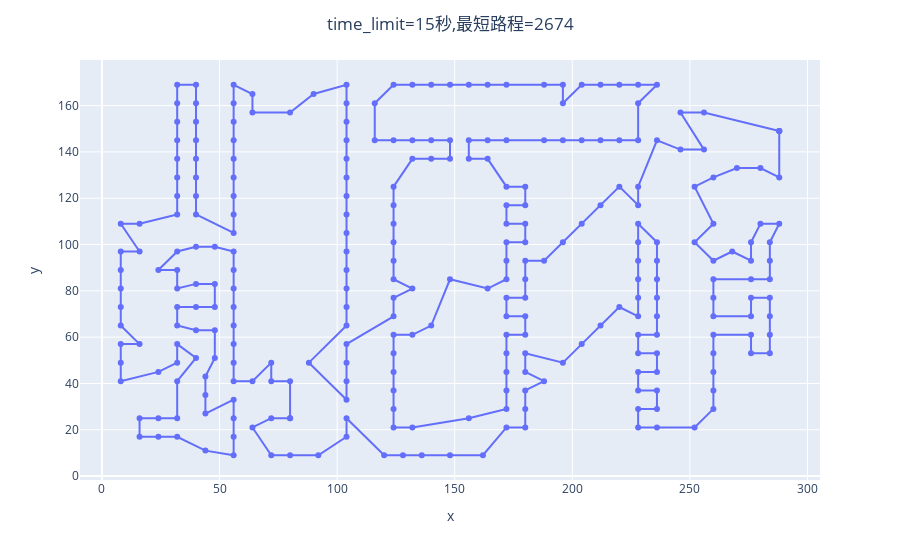

Write notebook code for a chart like this one.
### Markdown cell above
我们发现随着搜索时间的逐步延长，最短路程由原来的2672逐步减少到最后的2565，并且当搜索时间延长到435秒以后,最短路程稳定在2565不再变化,算法趋于收敛。

下面我们观察一下在time_limit分别等于15,135,240,480时的访问路径的情况：

### Code cell
fig = px.line(x=X[15], y=Y[15],markers=True)
fig.update_layout(title_text="time_limit=15秒,最短路程={}".format(ObjectiveValues[15]), title_x=0.5)
fig.show()

### Figure 1 — Plotly figure (JSON) as saved in the notebook; plotly's stock layout.template omitted (floating-point values rounded to 4 significant figures; data arrays with more than 128 entries replaced by an {"elided": "..."} marker saying what was removed)
{"data": [{"hovertemplate": "x=%{x}<br>y=%{y}<extra></extra>", "legendgroup": "", "line": {"color": "#636efa", "dash": "solid"}, "marker": {"symbol": "circle"}, "mode": "markers+lines", "name": "", "orientation": "v", "showlegend": false, "type": "scatter", "x": {"elided": "282 int values"}, "xaxis": "x", "y": {"elided": "282 int values"}, "yaxis": "y"}], "layout": {"legend": {"tracegroupgap": 0}, "margin": {"t": 60}, "title": {"text": "time_limit=15秒,最短路程=2674", "x": 0.5}, "xaxis": {"anchor": "y", "domain": [0, 1], "title": {"text": "x"}}, "yaxis": {"anchor": "x", "domain": [0, 1], "title": {"text": "y"}}}}
